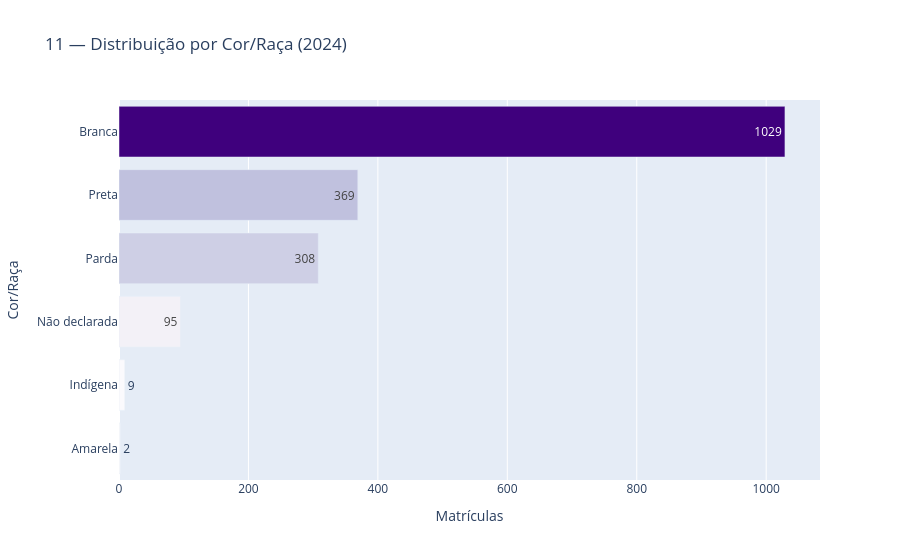

The notebook cell this image was saved under:
### Code cell
# ── Gráfico 11: Distribuição por cor/raça — último ano (barras horizontais) ───

raca_df = df["Cor / Raça"].value_counts().reset_index()
raca_df.columns = ["Cor/Raça", "Qtd"]

fig_11 = px.bar(
    raca_df.sort_values("Qtd", ascending=True),
    x="Qtd",
    y="Cor/Raça",
    orientation="h",
    color="Qtd",
    color_continuous_scale="Purples",
    text_auto=True,
    title=f"11 — Distribuição por Cor/Raça ({ultimo_ano})",
    labels={"Qtd": "Matrículas"},
)
fig_11.update_layout(coloraxis_showscale=False)
fig_11.show()

### Figure 1 — Plotly figure (JSON) as saved in the notebook; plotly's stock layout.template omitted (floating-point values rounded to 4 significant figures)
{"data": [{"hovertemplate": "Matrículas=%{marker.color}<br>Cor/Raça=%{y}<extra></extra>", "legendgroup": "", "marker": {"color": [2, 9, 95, 308, 369, 1029], "coloraxis": "coloraxis", "pattern": {"shape": ""}}, "name": "", "orientation": "h", "showlegend": false, "textposition": "auto", "texttemplate": "%{x}", "type": "bar", "x": [2, 9, 95, 308, 369, 1029], "xaxis": "x", "y": ["Amarela", "Indígena", "Não declarada", "Parda", "Preta", "Branca"], "yaxis": "y"}], "layout": {"barmode": "relative", "coloraxis": {"colorbar": {"title": {"text": "Matrículas"}}, "colorscale": [[0, "rgb(252,251,253)"], [0.125, "rgb(239,237,245)"], [0.25, "rgb(218,218,235)"], [0.375, "rgb(188,189,220)"], [0.5, "rgb(158,154,200)"], [0.625, "rgb(128,125,186)"], [0.75, "rgb(106,81,163)"], [0.875, "rgb(84,39,143)"], [1, "rgb(63,0,125)"]], "showscale": false}, "legend": {"tracegroupgap": 0}, "title": {"text": "11 — Distribuição por Cor/Raça (2024)"}, "xaxis": {"anchor": "y", "domain": [0, 1], "title": {"text": "Matrículas"}}, "yaxis": {"anchor": "x", "domain": [0, 1], "title": {"text": "Cor/Raça"}}}}
